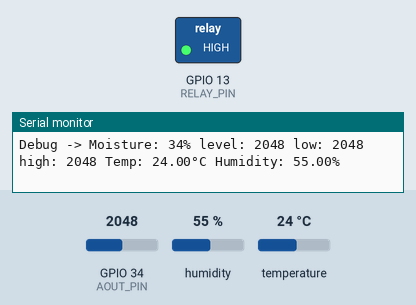
Simulated run of this program. Board: ESP32. On the bench: switched loads named in the program (green lamp = pin HIGH), the last lines printed to the serial monitor. Dashed ring = blinking. The inputs (shaded band) are chosen by the test bench; at power-on: GPIO 34 (AOUT_PIN) = 2048, humidity 55 %, temperature 24 °C. WiFi joins after 1.5 s; servers stay silent unless stated; not simulated (calls return 0 or success): secrets.h.

Above: at 1.8 s.
1.9 s: GPIO 34 (AOUT_PIN) set to 0
At 2.9 s:
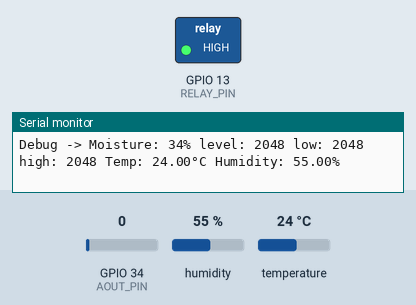
3.4 s: GPIO 34 (AOUT_PIN) set to 491
At 4.0 s:
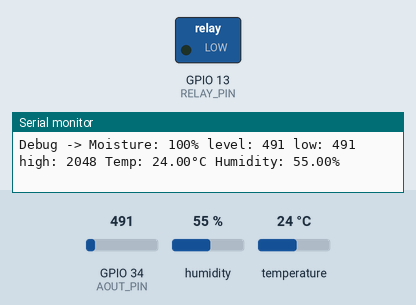
Timing chart, 0 to 13.5 s (numbered marks = the images above; inputs shaded):
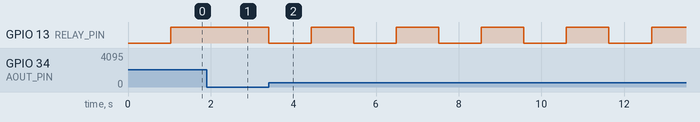

Measured:
- after the input at 1.9 s, GPIO 13 (RELAY_PIN): stays HIGH (without the input it goes to LOW after 0.16 s)
- after the input at 3.4 s, GPIO 13 (RELAY_PIN): alternates HIGH for 1.0 s and LOW for 1.0 s, starting at once

The program:

main.cpp
```cpp
#include <Arduino.h>
#include "secrets.h"

// wifi
#include <WiFiClient.h>
#include <WiFi.h>
const char *ssid = SECRET_SSID;
const char *password = SECRET_PASS;
WiFiClient client;

// thingspeak
#include "ThingSpeak.h"
unsigned long myChannelNumber = SECRET_CH_ID;
const char *myWriteAPIKey = SECRET_WRITE_APIKEY;

// sensors

// soil
#define AOUT_PIN A6
// Arduino pin that connects to AOUT pin of moisture sensor
// this ADC pin must not be on ADC2 circuit.  Try a pin above for example D33+ (D34 maps to ADC6)

const unsigned short OpenAirReading = 2700; // calibration data 1
const unsigned short WaterReading = 800;    // calibration data 2

unsigned long moisture = 0;
unsigned short capacitanceHigh = 0;
unsigned short capacitanceLow = 9999;

// air
#include <Adafruit_Sensor.h>
#include <DHT.h>
#include <DHT_U.h>

#define DHTPIN 32 // Digital pin connected to the DHT sensor
#define DHTTYPE DHT11 // DHT 11

DHT_Unified dht(DHTPIN, DHTTYPE);

float temp;
float humidity;

//relay
#define RELAY_PIN 13
bool off = true;

// loop timings
unsigned long lastTime = 0;
unsigned long timerDelay = 60000;
unsigned long count = 0;

void setup()
{
  Serial.begin(9600);

  pinMode(RELAY_PIN, OUTPUT);

  dht.begin();

  WiFi.begin(ssid, password);

  ThingSpeak.begin(client);
}

void loop()
{

  // soil
  u_int16_t moistureReading = analogRead(AOUT_PIN);

  if (moistureReading == 0)
    return;

  // relay test
digitalWrite(RELAY_PIN, off ? LOW : HIGH);

off = !off;

  count++;

  moisture += moistureReading;
  capacitanceHigh = max(moistureReading, capacitanceHigh);
  capacitanceLow = min(moistureReading, capacitanceLow);

  // air
  sensors_event_t event;
  dht.temperature().getEvent(&event);
  float tempReading = event.temperature;
  temp += tempReading;
  dht.humidity().getEvent(&event);
  float humidityReading = event.relative_humidity;
  humidity += humidityReading;

  // debug region start
  long soilMoisturePercentage = map(moistureReading, OpenAirReading, WaterReading, 0, 100);
  soilMoisturePercentage = constrain(soilMoisturePercentage, 0, 100);

  Serial.print("Debug -> Moisture: ");
  Serial.print(soilMoisturePercentage);
  Serial.print("% level: ");
  Serial.print(moistureReading);
  Serial.print(" low: ");
  Serial.print(capacitanceLow);
  Serial.print(" high: ");
  Serial.print(capacitanceHigh);
  Serial.print(" Temp: ");
  Serial.print(tempReading);
  Serial.print("°C Humidity: ");
  Serial.print(humidityReading);
  Serial.println("%");

  // debug region end

  if ((millis() - lastTime) > timerDelay)
  {
    lastTime = millis();

    moisture = moisture / count;

    moisture = map(moisture, OpenAirReading, WaterReading, 0, 100);
    moisture = constrain(moisture, 0, 100);

    temp = temp / count;
    humidity = humidity / count;

    ThingSpeak.setField(1, (long) moisture);
    ThingSpeak.setField(2, capacitanceLow);
    ThingSpeak.setField(3, capacitanceHigh);
    ThingSpeak.setField(4, temp);
    ThingSpeak.setField(5, humidity);
    int result = ThingSpeak.writeFields(myChannelNumber, myWriteAPIKey);

    Serial.print("Thingspeak: ");
    Serial.print(result);
    Serial.print(" Moisture: ");
    Serial.print(moisture);
    Serial.print("% low: ");
    Serial.print(capacitanceLow);
    Serial.print(" high: ");
    Serial.print(capacitanceHigh);
    Serial.print(" temp: ");
    Serial.print(temp);
    Serial.print("°C humidity: ");
    Serial.print(humidity);
    Serial.println("%");

    count = 0;
    moisture = 0;
    capacitanceHigh = 0;
    capacitanceLow = 9999;
    temp = 0;
    humidity = 0;
  }
  else
  {
    delay(1000);
  }
}
```
